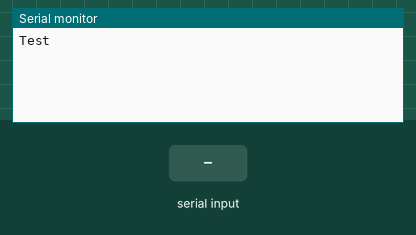
Recording of a sketch running on a simulated Arduino Mega 2560, built with avr-gcc and run on an emulated ATmega2560. Shown: the last lines printed to the serial monitor. Inputs (shaded band) come from the test bench.

Above: at 1.2 s.
1.3 s: "90;45;200\n" received over the second serial link
At 2.4 s:
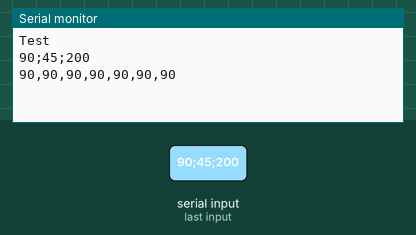
2.8 s: "90;45\n" received over the second serial link
At 3.6 s:
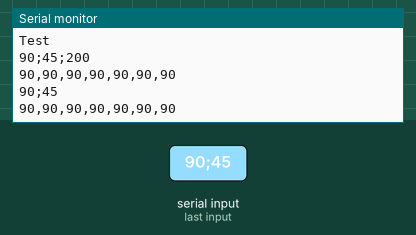
4.3 s: "90;45;200;10\n" received over the second serial link
At 4.8 s:
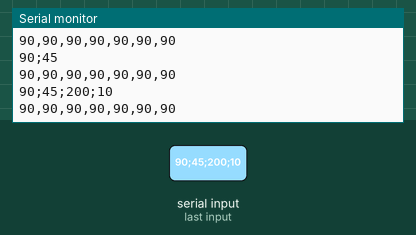
5.8 s: "90;45;200;10;150;30\n" received over the second serial link
At 7.0 s:
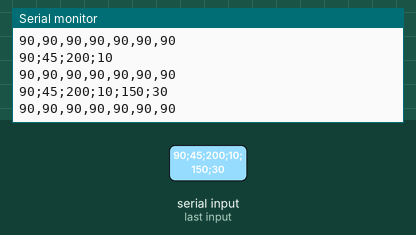
7.3 s: "5\n" received over the second serial link
At 8.2 s:
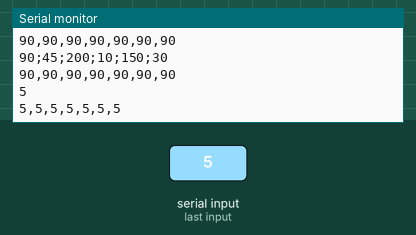

The sketch:

read-serial.ino
```cpp
int valueC;
int valueD;
int valueG;
int valueH;
int valueI;
int valueJ;
int valueK;

void setup() {
  // put your setup code here, to run once:
  Serial.begin(115200);
  Serial1.begin(115200);
  Serial.println("Test");
}

void loop() {

  while (Serial1.available() > 0)
  {
    String c = Serial1.readStringUntil('\n');
    Serial.println(c);
    int addressC = c.indexOf('C');
    int addressD = c.indexOf('D');
    int addressG = c.indexOf('G');
    int addressH = c.indexOf('H');
    int addressI = c.indexOf('I');
    int addressJ = c.indexOf('J');
    int addressK = c.indexOf('K');
    int addressEnd = c.indexOf(';');

    valueC = c.substring(addressC+1, addressD).toInt();
    valueD = c.substring(addressD+1, addressG).toInt();
    valueG = c.substring(addressG+1, addressH).toInt();
    valueH = c.substring(addressH+1, addressI).toInt();
    valueI = c.substring(addressI+1, addressJ).toInt();
    valueJ = c.substring(addressJ+1, addressK).toInt();
    valueK = c.substring(addressK+1, addressEnd).toInt();

    Serial.print(valueC);Serial.print(",");
    Serial.print(valueD);Serial.print(",");
    Serial.print(valueG);Serial.print(",");
    Serial.print(valueH);Serial.print(",");
    Serial.print(valueI);Serial.print(",");
    Serial.print(valueJ);Serial.print(",");
    Serial.print(valueK);Serial.println("");


  }


}
```

Measured:
- after the input at 1.3 s, the serial monitor: prints a new line at once (image 1)
- after the input at 2.8 s, the serial monitor: prints a new line at once (image 2)
- after the input at 4.3 s, the serial monitor: prints a new line at once (image 3)
- after the input at 5.8 s, the serial monitor: prints a new line at once (image 4)
- after the input at 7.3 s, the serial monitor: prints a new line at once (image 5)
